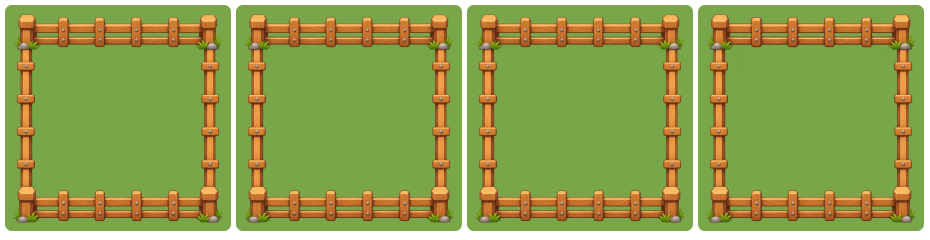
#> input picture tmp/seam2.png, 1860 x 480 px, found by its file name (shown at 1/2 size)
$ python _probe-seam3.py
#> lines starting #> are read from the running program, lines starting #| are printed output that depends on the picture

import numpy as np, collections
from PIL import Image
a = np.array(Image.open(r"C:\Users\12252\Desktop\Files\Code\PigHub\dsh-pighub\tmp\seam2.png").convert("RGB")).astype(np.int32)
names = ["A 单层", "E overflow 50.72", "G overflow 50%", "H 下半不裁剪"]
crop = {n: a[10:462, 10+i*462:10+i*462+452] for i, n in enumerate(names)}
#> crop = 4 items
ref = crop[names[0]]
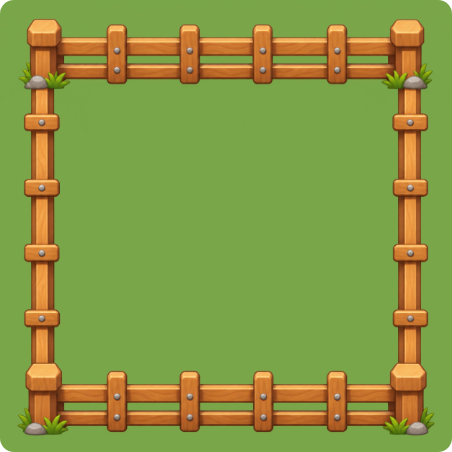
#> ref: shape (452, 452, 3) int32; mean of channels 0, 1, 2 136.5, 152.6, 68.2; drawn as R, G, B
for n in names[1:]:
    d = np.abs(crop[n] - ref).max(axis=2)
    ys, xs = np.where(d > 0)
    print("%-16s diffPx=%4d max=%3d" % (n, len(xs), int(d.max()) if len(xs) else 0), end="")
    if len(xs):
        print("  rows:", sorted(collections.Counter(ys.tolist()).items())[:6], " bbox x %d..%d" % (xs.min(), xs.max()))
    else:
        print("   <-- 逐像素 0")
#> this loop made 3 passes
#> (ys, xs) on pass 2: ([39, 55, 63, 79, 385, 389, 396, 400, 411, 416, 417, 421], [282, 282, 282, 282, 282, 282, 282, 282, 282, 282, 282, 169])
#| E overflow 50.72 diffPx= 167 max=  4  rows: [(19, 1), (20, 1), (21, 1), (22, 1), (23, 1), (29, 1)]  bbox x 169..395
#| G overflow 50%   diffPx=  12 max=  1  rows: [(39, 1), (55, 1), (63, 1), (79, 1), (385, 1), (389, 1)]  bbox x 169..282
#| H 下半不裁剪          diffPx=42403 max= 33  rows: [(0, 139), (1, 144), (2, 148), (3, 171), (4, 189), (5, 219)]  bbox x 0..451
#> pass 1, `d = np.abs(crop[n] - ref).max(axis=2)`:
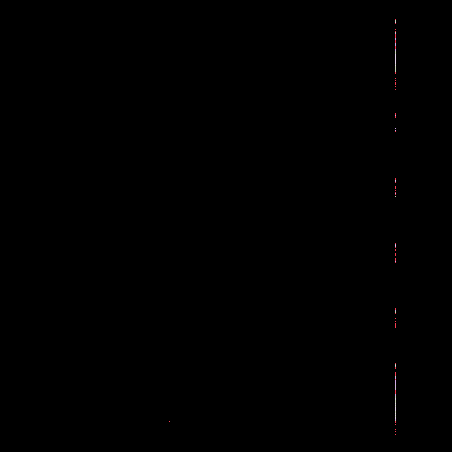
#> d: shape (452, 452) int32; 5 distinct labels, from 0 to 4; one colour per label, 0 black
#> pass 3, `d = np.abs(crop[n] - ref).max(axis=2)`:
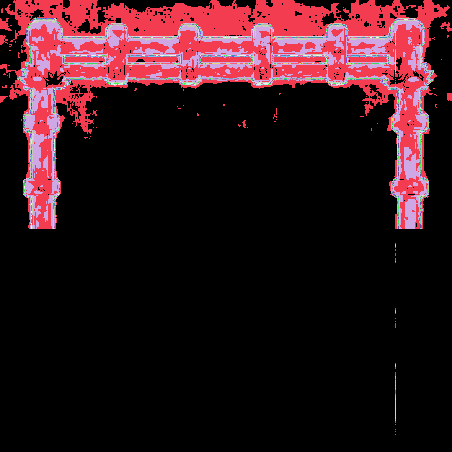
#> d: shape (452, 452) int32; 34 distinct labels, from 0 to 33; one colour per label, 0 black
for x in (30, 420):
    print("x=%3d rows228-231: A=%s E=%s" % (x, ref[228:232, x].tolist(), crop["E overflow 50.72"][228:232, x].tolist()))
#> this loop made 2 passes
#| x= 30 rows228-231: A=[[122, 164, 72], [122, 165, 73], [122, 164, 72], [122, 164, 72]] E=[[122, 164, 72], [122, 165, 73], [122, 164, 72], [122, 164, 72]]
#| x=420 rows228-231: A=[[126, 79, 35], [125, 78, 33], [124, 77, 32], [124, 76, 32]] E=[[126, 79, 35], [125, 78, 33], [124, 77, 32], [124, 76, 32]]
